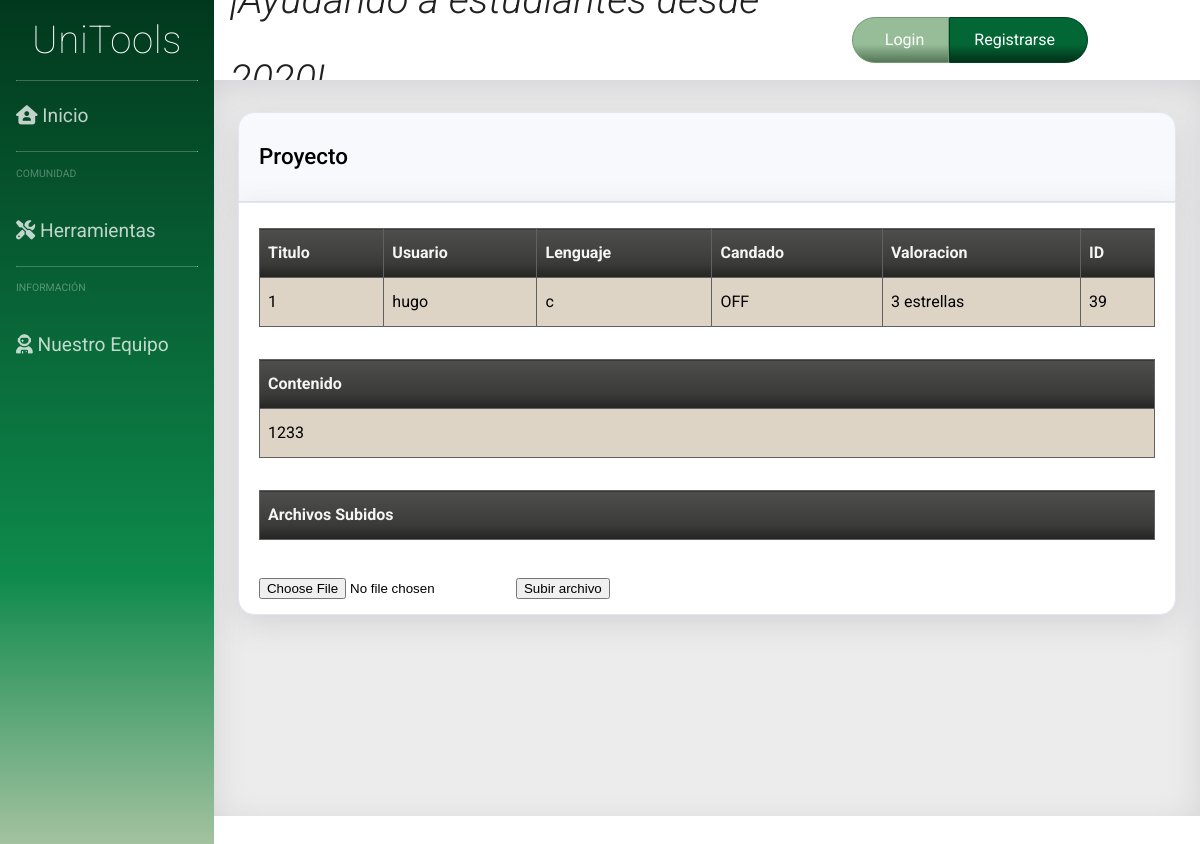
The page /project.php?id=39 on the database its author committed.
### tables this page shows
CREATE TABLE `project` (
  `id` int(11) NOT NULL,
  `titulo` varchar(100) NOT NULL,
  `candado` tinyint(1) NOT NULL,
  `userId` int(11) NOT NULL,
  `estrellas` int(11) NOT NULL,
  `privado` tinyint(1) NOT NULL,
  `lenguaje` varchar(50) NOT NULL,
  `contenido` varchar(200) NOT NULL
);

CREATE TABLE `user` (
  `id_user` int(11) NOT NULL,
  `email` varchar(50) NOT NULL,
  `password` varchar(255) NOT NULL,
  `username` varchar(30) NOT NULL,
  `premium` tinyint(1) NOT NULL,
  `admin` tinyint(1) NOT NULL,
  `name` text NOT NULL,
  `aboutMe` text NOT NULL
);

### dao/dao_project.php (called while the page is built, shortened)
<?php
include_once('DAO.php');
include_once('project_class.php');
class DAOproject extends DAO {
  public function search_project($id)
  {
		$sql = sprintf("SELECT * FROM project WHERE id = $id");
		$result = $this->ejecutarConsulta($sql);
		if (count($result) > 0) {
			$proj = new TOUproject($result['id'],
            $result['userId'], $result['titulo'], $result['contenido'],
             $result['lenguaje'], $result['privado'],$result['candado'],$result['estrellas']);
            return $proj;
		}else{
            return null;
        }
	}
}

### dao/DAO.php (called while the page is built, shortened)
<?php
class DAO {
	public $conn;
	public function __construct() {
		if (!$this->conn){
			if(isset($_SESSION['admin']) && $_SESSION['admin']){
				$this->conn = mysqli_connect("localhost", "root", "", "unitoolsdb");
			}else{
				$this->conn = mysqli_connect("localhost", "Usuario", "User", "unitoolsdb");
			}
		}
	}
	public function ejecutarConsulta($query){
		$result = mysqli_query($this->conn, $query) or die($this->conn->error);
        $array = mysqli_fetch_assoc($result);
		return $array;
	}
}
?>

### dao/project_class.php (called while the page is built, shortened)
<?php
class TOUproject {
	private $user;
	private $titulo;
	private $contenido;
	private $lenguaje;
  	private $candado;
	private $estrellas;
  function __construct($id='',$user='',$titulo='',$contenido='',$lenguaje='',$privado='',$candado='',$estrellas='')
  {
    $this->user = $user;
    $this->titulo = $titulo;
    $this->contenido = $contenido;
    $this->lenguaje = $lenguaje;
    $this->candado = $candado;
    $this->estrellas = $estrellas;
  }
	public function get_user(){
		return $this->user;
	}
	public function get_titulo(){
		return $this->titulo;
	}
	public function get_contenido(){
		return $this->contenido;
	}
	public function get_lenguaje(){
		return $this->lenguaje;
	}
  public function get_candado(){
		return $this->candado;
	}
  public function get_estrellas(){
		return $this->estrellas;
	}
 }

### dao/dao_user.php (called while the page is built, shortened)
<?php
include_once('DAO.php');
include_once('user_class.php');
class DAOUsuario extends DAO {
	public function search_userId($userId){
		$sql = sprintf("SELECT * FROM user WHERE id_User = $userId");
		if (!$this->ejecutarConsulta($sql))
			return null;
		else
		{
			$result = $this->ejecutarConsulta($sql);
			$user = new TOUser($result['id_user'],$result['email'],$result['password'],$result['username'],$result['premium'], $result['admin'], $result['name'], $result['aboutMe']);
			return $user;
		}
	}
}
?>

### dao/user_class.php (called while the page is built, shortened)
<?php
class TOUser {
	private $user_name;
	function __construct($userId='',$email='',$password='',$user_name='',$premium='', $admin='', $name='', $aboutMe=''){
		$this->user_name = $user_name;
	}
	public function get_username(){
		return $this->user_name;
	}
}
?>

### project.php (the view, shortened to what this page needs)
<?php
include_once("dao/dao_project.php");
include_once("dao/dao_user.php");
?>
<!DOCTYPE html>
<html>
<head>
	<link rel="stylesheet" type="text/css" href="css/hoja_OG.css">
	<link rel="stylesheet" type="text/css" href="css/side_OG.css">
	<link rel="stylesheet" type="text/css" href="css/cabecera_OG.css">
	<link rel="stylesheet" type="text/css" href="css/content_OG.css">
</head>
<body>
	<div class="contenedor">
		<?php
		require("includes/common/navegacion_OG.php"); ?>
		<?php
		require("includes/common/cabecera_OG.php"); ?>
		<div class="contenido">
			<?php
			$dao_proj = new DAOproject();
			$dao_user = new DAOUsuario();
			$id = $_GET["id"];
			$curr_proj = $dao_proj->search_project($id);
			$usuario = $dao_user->search_userId($curr_proj->get_user());
			$lenguaje = $curr_proj->get_lenguaje();
			$title = $curr_proj->get_titulo();
			$estrellas = $curr_proj->get_estrellas();
			$contenido = $curr_proj->get_contenido();
			$candado = $curr_proj->get_candado();
			if ($usuario == null) {
				$username = "Usuario borrado";
			} else {
				$username = $usuario->get_username();
			}
			if ($candado === true) {
				$candado = "ON";
			} else {
				$candado = "OFF";
			}
			?>
			<div class="fb-col box">
				<div class="t1 fb-row">
					<h1>Proyecto</h1>
				</div>
				<div class="b1">
					<table>
						<tr>
							<th>Titulo</th>
							<th>Usuario</th>
							<th>Lenguaje</th>
							<th>Candado</th>
							<th>Valoracion</th>
							<th>ID</th>
						</tr>
						<tr>
							<td> <?php echo $title 	  ?></td>
							<td> <?php echo $username ?></td>
							<td> <?php echo $lenguaje ?></td>
							<td> <?php echo $candado  ?></td>
							<td> <?php echo $estrellas ?> estrellas </td>
							<td> <?php echo $id  ?></td>
						</tr>
					</table>
					<table>
						<tr>
							<th> Contenido </th>
						</tr>
						<tr>
							<td> <?php echo $contenido ?> </td>
						</tr>
					</table>
					<table>
						<tr>
							<th> Archivos Subidos</th>
						</tr>
					</table>
					<form action="uploadProject.php" method="POST" enctype="multipart/form-data">
						<input type="file" name="file">
						<button type="submit" name="submit">Subir archivo</button>
					</form>
				</div>
			</div>
		</div>
	</div>
</body>

### css/hoja_OG.css (style rules this page uses)
html, body { height: 100%; min-height: 100%; margin: 0; font-size: 1rem; line-height: 2; text-align: left; font-family: "Roboto", sans-serif; overflow: hidden; }
.contenedor { display: grid; grid-gap: 0; grid-template-columns: [c1] 1fr [c2] 5.5fr; grid-template-rows: [r1] 1fr [r2] 11fr; width: auto; height: auto; min-width: 100%; min-height: 100%; background-color: #fff; color: #000000; }
.fb-col { display: flex; flex-direction: column; }
.fb-row { display: flex; flex-flow: row wrap; padding-left: 0; }
.box { background-color: transparent; color: black; word-wrap: break-word; margin: 2rem 1.5rem 0; }
.t1 { border: 1px solid #e3e6f0; padding: 0.4rem 1.25rem; margin-bottom: 0; background-color: #f8f9fc; border-bottom: 1px solid #e3e6f0; border-top-left-radius: 1rem; border-top-right-radius: 1rem; border-bottom-left-radius: 0; border-bottom-right-radius: 0; color: #000; box-shadow: 0 0.5rem 2rem 0 rgba(96, 98, 114, 0.178); }
.b1 { border: 1px solid #e3e6f0; padding: 0.6rem 1.25rem; background-color: white; border-radius: 1rem; border-bottom-left-radius: 1rem; border-bottom-right-radius: 1rem; border-top-left-radius: 0; border-top-right-radius: 0; color: #000; box-shadow: 0 0.5rem 2rem 0 rgba(96, 98, 114, 0.178); }
.box h1 { font-weight: 500; font-size: 140%; }
table { width: 100%; margin: 1rem 0 2rem 0; }
table, th, td { border: 1px solid rgb(97, 97, 97); border-collapse: collapse; }
th, td { text-align: left; padding: 0.5rem; }
th { background-color: #3b3b3a; color: whitesmoke; background-image: linear-gradient( 180deg, #4e4e4d 0%, #3b3b3a 70%, #242423 100% ); }
tr:nth-child(even) { background-color: #ddd4c5; border-radius: 5rem; }
tr:nth-child(odd) { background-color: #cec1ac; }

### css/content_OG.css (style rules this page uses)
* { box-sizing: border-box; }
.contenido { grid-column: c2; grid-row: r2; background-color: rgb(236, 236, 236); color: rgb(37, 37, 37); padding-top: 0px; margin: 0; max-height: 92vh; overflow-y: scroll; width: 100%; padding-bottom: 100px; box-shadow: inset 0 0.5rem 2rem 0 rgba(96, 98, 114, 0.178); }

### rows shown on the page
project: titulo "1", lenguaje "c", candado "OFF", estrellas "3", id "39", contenido "1233"
user: username "hugo"
